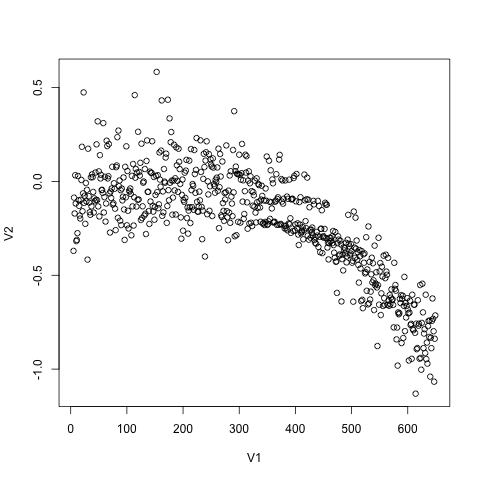

Here is the R script that generated this plot:

a <-read.csv("trial-final-7-20171229151242.csv", header = FALSE)
plot(a)
png("trial-final-7-20171229151242.csv.png")
plot(a)

